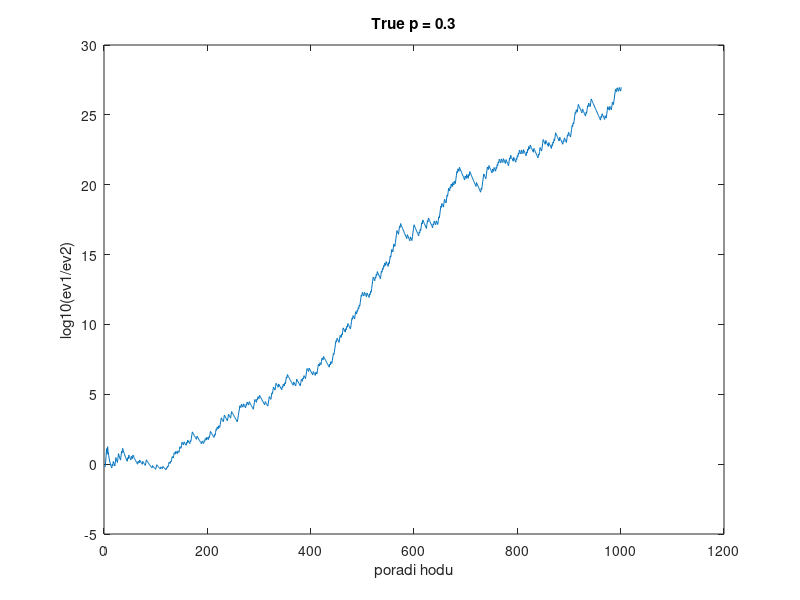

This chart was generated by the following MATLAB code:
% Ilustrace Bayesovske inference
% Bent coin
% Tomas Furst podle David MacKay

% porovnavani dvou hypotez

Fa = 0; % zatim nepadlo nic
Fb = 0;
p = .3; % skutecna hodnota pst(padne a)

% H0 je hypoteza, ze p=1/6
% H1 je hypoteza, ze p \in (0,1)

pomery = nan(1000,1); % alokace na evidenci
pospomery = 1; % posice v poli pomery

while (Fa+Fb)<1000
    
    hod = (rand<p); % jednicka pokud padne a, nula jinak
    if hod % padlo a
        Fa = Fa+1;
    else % padlo b
        Fb = Fb+1;
    end
    
    %ev1 = (gamma(Fa+1)*gamma(Fb+1))/gamma(Fa+Fb+2); % evidence pro H1
    ev1 = beta(Fa+1,Fb+1);
    ev2 = ((1/6)^Fa)*((5/6)^Fb); % evidence pro H0
    pomer = ev1/ev2; % pomer evidenci pro H1 : pro H0
    pospomery = pospomery+1;
    pomery(pospomery) = pomer; % zapise
    
end

pospomery = pospomery+1;
pomery(pospomery:end) = []; % smaze prazdny kus pole

figure(1)
plot(log10(pomery)) % vykresli logaritmy
xlabel('poradi hodu')
ylabel('log10(ev1/ev2)')
title(['True p = ' num2str(p)])
    


